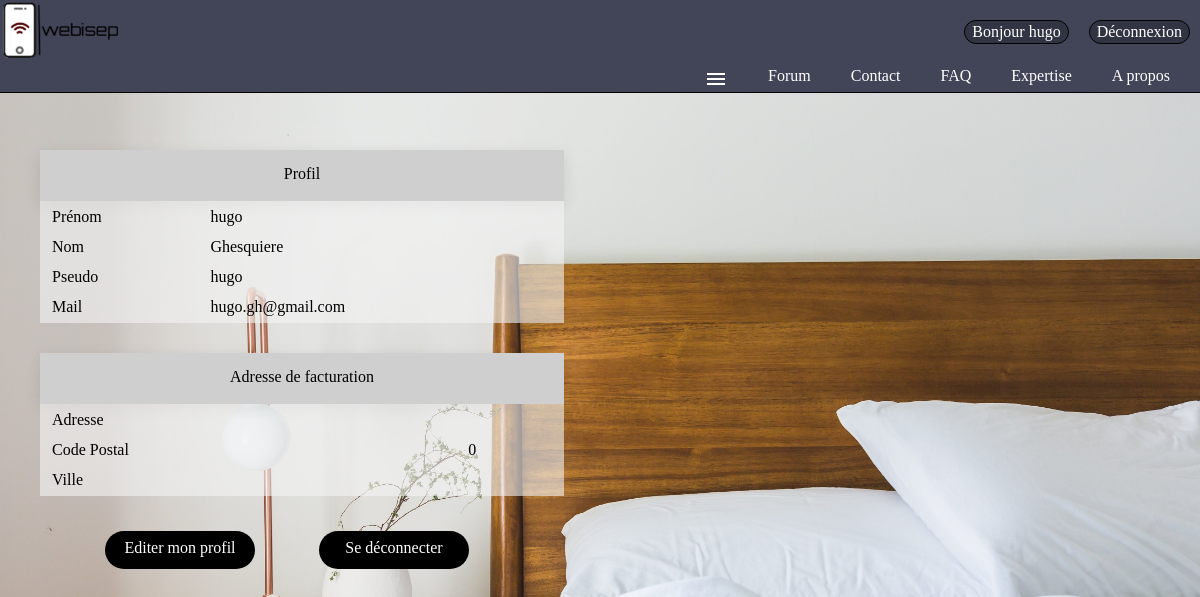
The app's page /index.php?action=profil (signed in), older data.
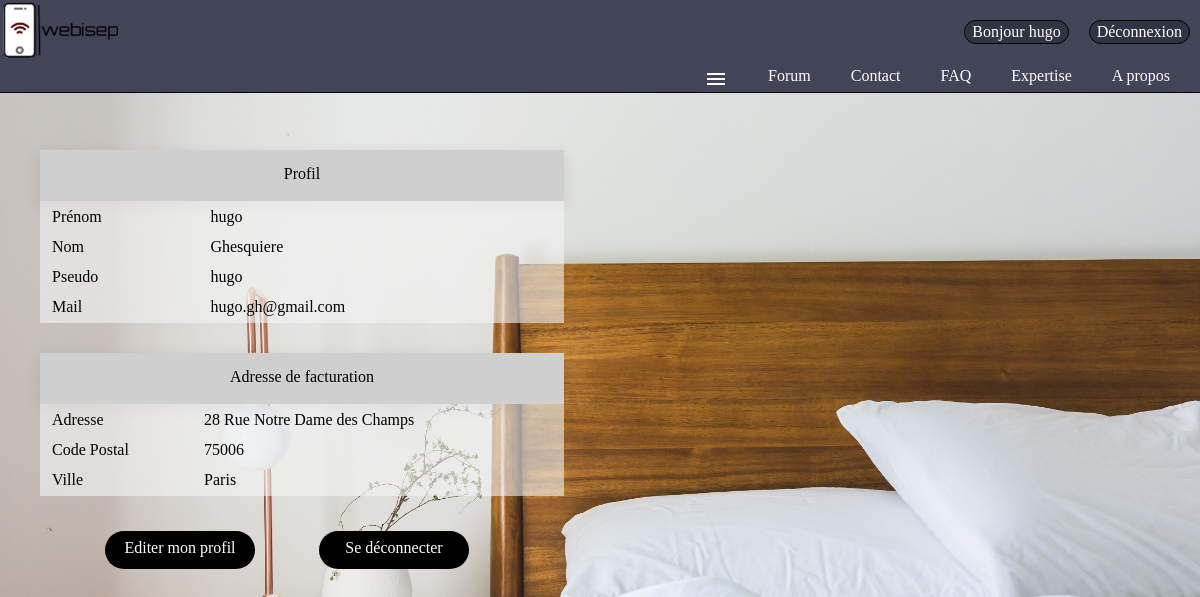
The same page, newer data.
### tables this page shows
CREATE TABLE IF NOT EXISTS `membres` (
  `id` int(11) NOT NULL AUTO_INCREMENT,
  `pseudo` varchar(255) NOT NULL,
  `mail` varchar(255) NOT NULL,
  `motdepasse` text NOT NULL,
  `confirmkey` varchar(255) NOT NULL,
  `confirme` int(1) NOT NULL DEFAULT '0',
  `nom` varchar(255) NOT NULL,
  `prenom` varchar(255) NOT NULL,
  `adresse` text NOT NULL,
  `codepostal` int(11) NOT NULL,
  `ville` text NOT NULL,
  `admin` int(11) NOT NULL DEFAULT '0',
  `fav` int(11) DEFAULT NULL,
  PRIMARY KEY (`id`)
);

### controllers/controller.php (called while the page is built, shortened)
<?php
include "models/model.php";
function profil (){
	include "views/profil.php";
}
?>

### models/model.php (called while the page is built, shortened)
<?php
function fav($idm) {
	$bdd = bdd();
	$fav = $bdd->prepare("SELECT fav FROM membres WHERE id = ?");
	$fav->execute(array($idm));
	return $fav;
}
?>

### views/profil.php (the view, shortened to what this page needs)
<?php include("General.php");
$bdd = new PDO("mysql:host=localhost;dbname=espace_membre",'root','');
if(isset($_SESSION['id']) AND $_SESSION['id']>0)
{
	$getid = intval($_SESSION['id']);
	$requser = $bdd->prepare('SELECT * FROM membres WHERE id = ?');
	$requser->execute(array($getid));
	$userinfo = $requser->fetch();
?>
<html>
	<head>
		<link rel="stylesheet" href="design/profil.css" />
	</head>
	<body>
		<div id="content">
			<div id="infos">
				<div id="profil">
					<div id="top">Profil</div>
					<table>
						<tr>
							<td>Prénom</td>
							<td><?php echo $userinfo ['prenom']; ?></td>
						</tr>
						<tr>
							<td>Nom</td>
							<td><?php echo $userinfo ['nom']; ?></td>
						</tr>
						<tr>
							<td>Pseudo</td>
							<td><?php echo $userinfo ['pseudo']; ?></td>
						</tr>
						<tr>
							<td>Mail</td>
							<td><?php echo $userinfo ['mail']; ?></td>
						</tr>
					</table>
				</div>
				<div id="adresse">
					<div id="top">Adresse de facturation</div>
					<table>
						<tr>
							<td>Adresse</td>
							<td><?php echo $userinfo ['adresse']; ?></td>
						</tr>
						<tr>
							<td>Code Postal</td>
							<td><?php echo $userinfo ['codepostal']; ?></td>
						</tr>
						<tr>
							<td>Ville</td>
							<td><?php echo $userinfo ['ville']; ?></td>
						</tr>
					</table>
				</div>
				<div id="btn">
				<?php
				if(isset($_SESSION['id']) AND $userinfo['id']==$_SESSION['id'])
				{
					?>
					<a class="lien" href="index.php?action=editionprofil"> Editer mon profil </a>
					<a class="lien" href="index.php?action=deconnexion"> Se déconnecter </a>
					<?php
				}
				?>
				</div>
			</div>
		</div>
</body>
</html>
<?php
}
else{
	header("Location:index.php?action=inscription");
}
?>

### index.php (shortened to what this page needs)
<?php
include ("controllers/controller.php");
if(isset($_GET["action"]) && !empty($_GET['action'])){
    $action = htmlspecialchars($_GET["action"]);
    switch ($action) {
        case 'profil':
            profil();
            break;
    }
} else {
    accueil();
}
?>

### views/General.php (shortened to what this page needs)
<html>
	<head>
		<link rel="stylesheet" href="design /General.css" />
	</head>
	<body class="body_header">
		<header>
			<a href="index.php?action=accueil"><img class="logo" src="image/Logo2.png" alt="logo" id="logo"class="flottant"/></a>
			<?php
			if (empty($_SESSION['pseudo'])) {?>
				<a class="menu-espaceclient" href=index.php?action=connexion>Connexion</a>
				<a class="menu-inscription" href=index.php?action=inscription>Inscription</a>
				<?php }
			else  {?>
				<a class="menu-espaceclient" href=index.php?action=deconnexion>Déconnexion</a>
				<a class="menu-inscription" href=index.php?action=profil>Bonjour <?php echo $_SESSION['pseudo']?></a>
			<?php } ?>
			<nav class="barre_navigation">
				<ul>
					<li class="onglet"><a href="index.php?action=AProposDeNous">A propos</a></li>
					<li class="onglet"><a href="index.php?action=expertise">Expertise </a></li>
					<li class="onglet"><a href="index.php?action=FAQ">FAQ </a></li>
					<li class="onglet"><a href="index.php?action=contact">Contact</a></li>
					<li class="onglet"><a href="index.php?action=forum">Forum </a></li>
					<?php if (!empty($_SESSION['pseudo'])) {
						$idm = intval($_SESSION['id']);
						$fav = fav($idm);
						foreach($fav as $row) {
							$idh = $row['fav']; ?>
					<li class="onglet"><a href="#"><i class="material-icons">menu</i></a>
					</li>
						<?php } } ?>
				</ul>
			</nav>
		</header>
	</body>
</html>

### design/General.css (style rules this page uses)
.logo { width: 10%; height: auto; }
.barre_navigation >ul { margin: 0px; padding: 0px; }
.onglet { list-style-type: none; }
.barre_navigation { width: 100%; border-bottom: black 1px solid; background-color: #424458; height: 30px; }
.barre_navigation> ul> li { float: right; position: relative; }
.barre_navigation> ul::after { content:""; display: block; }
.barre_navigation a { display: inline-block; text-decoration: none; }
.barre_navigation> ul> li> a { padding: 5px 30px; padding-left: 10px; color: white; }
.menu-espaceclient, .menu-inscription { border-radius: 20px; border: 1px solid black; text-decoration: none; margin: 10px; margin-top: 20px; padding: 2px 7px; position:relative; float: right; color: white; background-color: #313442; }
header { background-color: #424458; }

### design/profil.css (style rules this page uses)
body { width: 100%; height: 400px; background-image:url(../image/bedroom.jpg); background-size:cover; background-repeat:no-repeat; background-attachment:fixed; }
#content { position: absolute; left: 10px; top: 120px; right: 10px; }
#infos, #live_house { display: inline-grid; margin: 15px; position: relative; width: calc(50% - 66px); }
#profil, #adresse { display: inline-grid; padding: 15px; width: 100%; }
#top { height: 36px; box-shadow: rgba(0,0,0,0.1) 0 5px 15px; background-color: #cfcfcf; text-align: center; padding: 15px 0 0 0px; }
#btn { text-align: center; }
td { padding: 5px 5px 5px 10px; }
table { background-color: rgba(243, 243, 243, 0.6); }
.lien { text-decoration: none; text-align: center; display: inline-block; background-color: black; color: white; margin: 0 30px; width: 150px; height: 30px; border-radius: 50px; margin-top: 20px; padding-top: 8px; }

Row changes from the older to the newer data that the page shows:
changed membres "hugo": adresse (not shown) → "28 Rue Notre Dame des Champs"; codepostal "0" → "75006"; ville (not shown) → "Paris"
